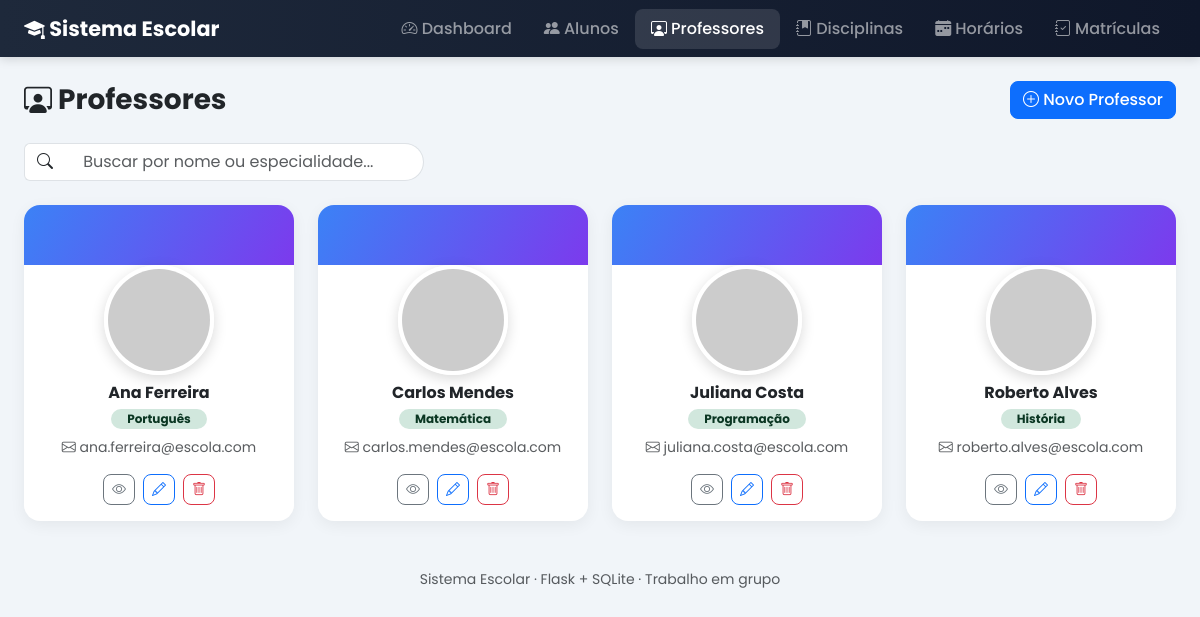
/professores/, run on the app's committed database.
### tables this page shows
CREATE TABLE professores (
            id INTEGER PRIMARY KEY AUTOINCREMENT,
            nome TEXT NOT NULL,
            email TEXT NOT NULL,
            especialidade TEXT NOT NULL,
            foto TEXT
        );

### routes/professores.py (the view)
@professores_bp.route("/")
def listar():
    conn = get_conn()
    busca = request.args.get("busca", "").strip()
    if busca:
        professores = conn.execute(
            "SELECT * FROM professores WHERE nome LIKE ? OR especialidade LIKE ? ORDER BY nome",
            (f"%{busca}%", f"%{busca}%"),
        ).fetchall()
    else:
        professores = conn.execute("SELECT * FROM professores ORDER BY nome").fetchall()
    conn.close()
    return render_template("professores/list.html", professores=professores, busca=busca)

### database.py (called while the page is built)
def get_conn():
    conn = sqlite3.connect(DB_NAME)
    conn.row_factory = sqlite3.Row
    conn.execute("PRAGMA foreign_keys = ON")
    return conn

### templates/professores/list.html (shortened to what this page needs)
{% extends "base.html" %}
{% block content %}
<div class="d-flex flex-wrap justify-content-between align-items-center gap-2 mb-4">
    <h3 class="fw-bold mb-0"><i class="bi bi-person-workspace"></i> Professores</h3>
    <a href="{{ url_for('professores.novo') }}" class="btn btn-primary btn-acao">
        <i class="bi bi-plus-circle"></i> Novo Professor
    </a>
</div>
<form method="get" class="mb-4">
    <div class="input-group" style="max-width: 400px;">
        <span class="input-group-text bg-white border-end-0"><i class="bi bi-search"></i></span>
        <input type="text" name="busca" value="{{ busca }}" class="form-control search-box border-start-0"
               placeholder="Buscar por nome ou especialidade...">
    </div>
</form>
{% if professores|length == 0 %}
    <div class="empty-state">
        <i class="bi bi-person-x"></i>
        <p>Nenhum professor encontrado.</p>
    </div>
{% else %}
<div class="row g-4">
    {% for p in professores %}
    <div class="col-md-6 col-lg-4 col-xl-3">
        <div class="card pessoa-card h-100">
            <div class="card-header-color"></div>
            <div class="card-body text-center pt-0">
                <img src="{{ p.foto }}" class="avatar-lg mt-n5 mb-2" alt="{{ p.nome }}">
                <h6 class="fw-bold mb-1">{{ p.nome }}</h6>
                <span class="badge bg-success-subtle text-success-emphasis d-inline-block mb-2 px-3 py-1 rounded-pill">
                    {{ p.especialidade }}
                </span>
                <p class="text-muted small mb-3"><i class="bi bi-envelope"></i> {{ p.email }}</p>
                <div class="d-flex gap-2 justify-content-center">
                    <a href="{{ url_for('professores.perfil', id=p.id) }}" class="btn btn-sm btn-outline-secondary btn-acao">
                        <i class="bi bi-eye"></i>
                    </a>
                    <a href="{{ url_for('professores.editar', id=p.id) }}" class="btn btn-sm btn-outline-primary btn-acao">
                        <i class="bi bi-pencil"></i>
                    </a>
                    <form action="{{ url_for('professores.excluir', id=p.id) }}" method="POST"
                          onsubmit="return confirm('Excluir {{ p.nome }}?');">
                        <button type="submit" class="btn btn-sm btn-outline-danger btn-acao">
                            <i class="bi bi-trash"></i>
                        </button>
                    </form>
                </div>
            </div>
        </div>
    </div>
    {% endfor %}
</div>
{% endif %}
{% endblock %}

### static/css/style.css (style rules this page uses)
:root { --azul-escuro: #1e293b; --azul: #3b82f6; --roxo: #7c3aed; --verde: #10b981; --laranja: #f59e0b; --rosa: #ec4899; --fundo: #f1f5f9; }
* { font-family: 'Poppins', sans-serif; }
body { background: var(--fundo); }
.avatar-lg { width: 110px; height: 110px; border-radius: 50%; object-fit: cover; border: 4px solid #fff; box-shadow: 0 4px 14px rgba(0,0,0,0.15); }
.pessoa-card { border: none; border-radius: 16px; box-shadow: 0 4px 16px rgba(0,0,0,0.06); transition: transform 0.2s, box-shadow 0.2s; overflow: hidden; }
.pessoa-card .card-header-color { height: 60px; background: linear-gradient(120deg, var(--azul), var(--roxo)); }
.btn-acao { border-radius: 8px; font-weight: 500; }
.form-control, .form-select { border-radius: 8px; }
.search-box { border-radius: 30px; padding-left: 1.2rem; }

### data on the page
professores: nome "Ana Ferreira", especialidade "Português", email "ana.ferreira@escola.com"
professores: nome "Carlos Mendes", especialidade "Matemática", email "carlos.mendes@escola.com"
professores: nome "Juliana Costa", especialidade "Programação", email "juliana.costa@escola.com"
professores: nome "Roberto Alves", especialidade "História", email "roberto.alves@escola.com"
